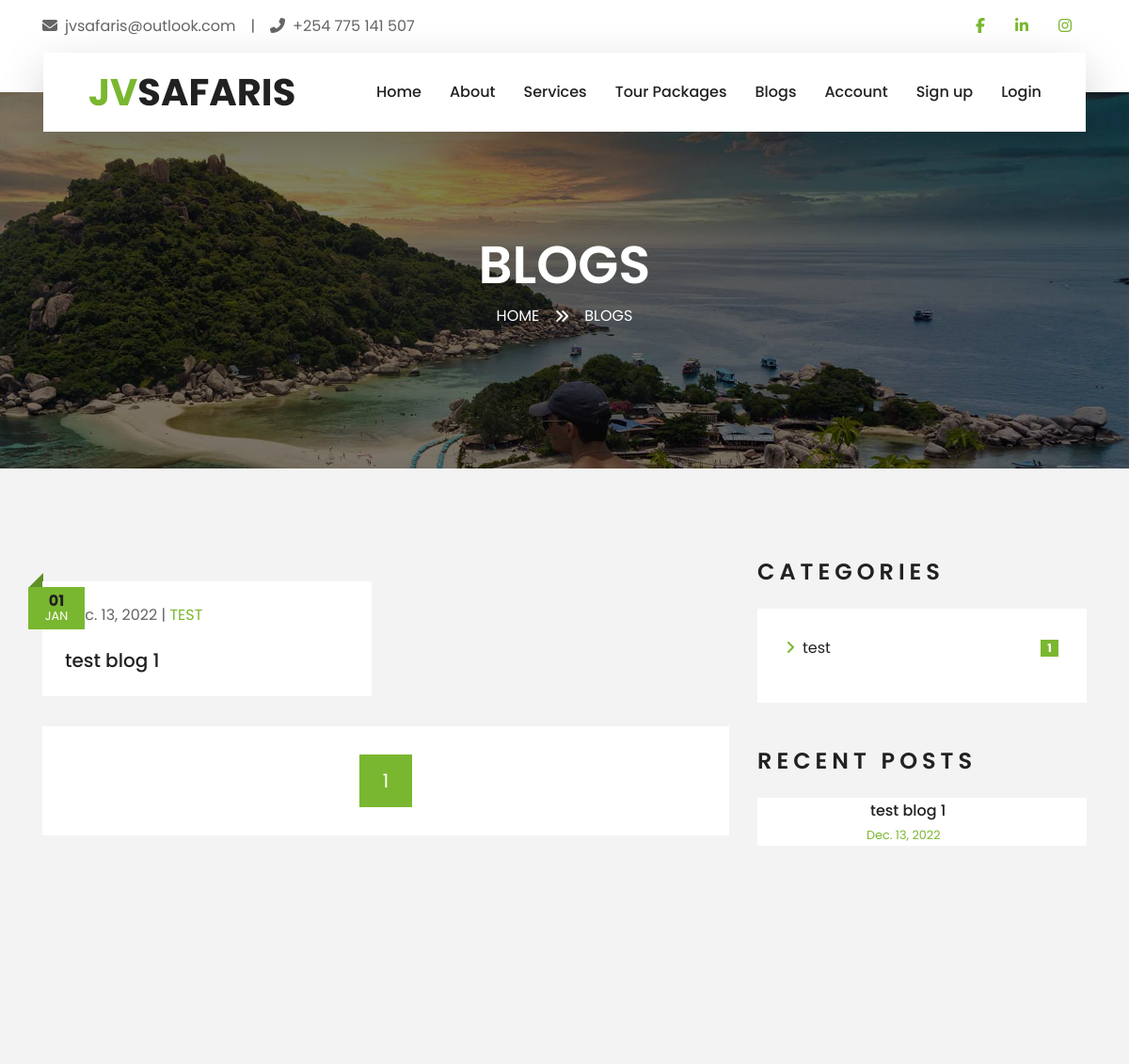
Page /blogs/?page=1 (upper part) on the earlier database version.
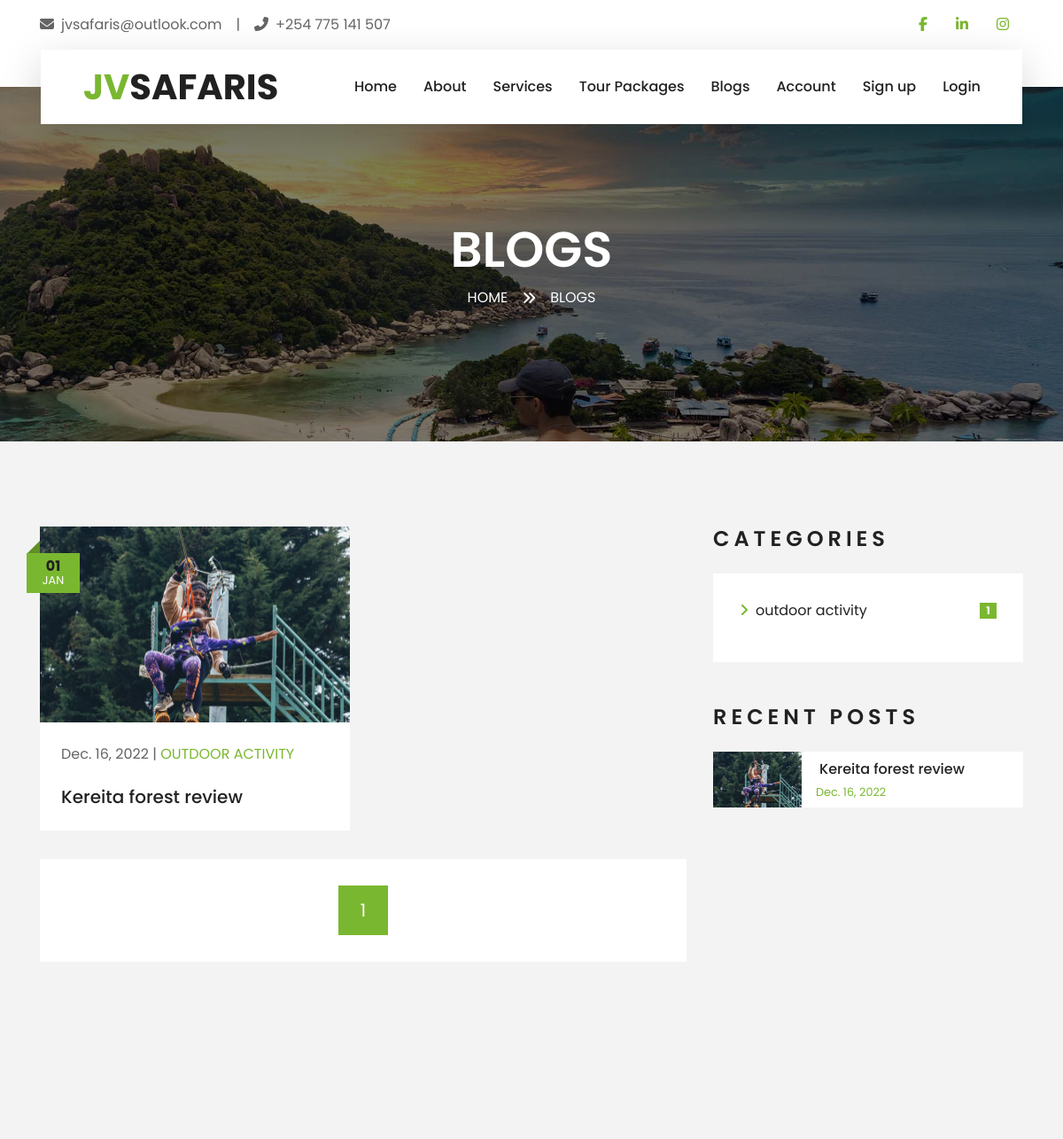
Same page on the later database version.
### blogs/models.py (models this page shows, shortened)
class Blog(models.Model):
    heading = models.CharField(max_length = 2000)
    image = models.FileField()
    category = models.ForeignKey(BlogCategory,on_delete = models.CASCADE)
    date = models.DateField(auto_now_add=True)
    author = models.ForeignKey(Author,on_delete=models.CASCADE,default=None,null=True)

class BlogCategory(models.Model):
    category = models.CharField(max_length = 499)
    description = models.CharField(max_length = 400)
    def __str__(self):
        return self.category

### blogs/views.py (the view)
# urls.py: path('',views.index,name = 'index'),
def index(request):
    page = request.GET.get('page')
    b = Paginator(Blog.objects.order_by('-id').all(),8)
    blogs = b.page(page)
    c = Paginator(BlogCategory.objects.order_by('id').all(),4)
    categories = c.page(1)
    recent = Paginator(Blog.objects.order_by('id').reverse(),4)
    recent_blogs = recent.page(1)
    testimonials = Testimonial.objects.all()
    return render(request,'blogs/blog-home.html',{
        'blogs':blogs,
        'categories':categories,
        'recent_blogs':recent_blogs,
        'testimonials':testimonials
        })

### blogs/templates/blogs/blog-home.html (shortened to what this page needs)
{%extends 'JVSafarisMain/base.html'%}
{%load static%}
{%block pagetitle%}
Blogs
{%endblock%}
{%block subtitle%}
Blogs
{%endblock%}
{%block body%}
  <div class="container-fluid py-5">
    <div class="container py-5">
        <div class="row">
            <div class="col-lg-8">
                <div class="row pb-3">
                    {%for blog in blogs%}
                    <div class="col-md-6 mb-4 pb-2">
                        <div class="blog-item">
                            <div class="position-relative">
                                <a href="{%url 'JVSBlogs:details' blog.id%}">
                                    <img class="img-fluid w-100" src="{{blog.image.url}}" alt="">
                                </a>
                                <div class="blog-date">
                                    <h6 class="font-weight-bold mb-n1">01</h6>
                                    <small class="text-white text-uppercase">Jan</small>
                                </div>
                            </div>
                            <div class="bg-white p-4">
                                <div class="d-flex mb-2">
                                    <p>{{blog.date | date}}</p>
                                    <p> | </p>
                                    <a class="text-primary text-uppercase text-decoration-none" href="">{{blog.category}}</a>
                                </div>
                                <a class="h5 m-0 text-decoration-none" href="{%url 'JVSBlogs:details' blog.id %}">{{blog.heading}}</a>
                            </div>
                        </div>
                    </div>
                    {%endfor%}
                    <div class="col-12">
                        <nav aria-label="Page navigation">
                            <ul class="pagination pagination-lg justify-content-center bg-white mb-0" style="padding: 30px;">
                              <li class="page-item active"><a class="page-link" href="#">{{blogs.number}}</a></li>
                            </ul>
                          </nav>
                    </div>
                </div>
            </div>
            <div class="col-lg-4 mt-5 mt-lg-0">
                  <div class="mb-5">
                    <h4 class="text-uppercase mb-4" style="letter-spacing: 5px;">Categories</h4>
                    <div class="bg-white" style="padding: 30px;">
                        <ul class="list-inline m-0">
                            {%for category in categories%}
                            <li class="mb-3 d-flex justify-content-between align-items-center">
                                <a class="text-dark" href="{%url 'JVSBlogs:category' category.id%}"><i class="fa fa-angle-right text-primary mr-2"></i>{{category.category}}</a>
                                <span class="badge badge-primary badge-pill">{{category.blog_set.count}}</span>
                            </li>
                            {%endfor%}
                        </ul>
                    </div>
                </div>
                <div class="mb-5">
                    <h4 class="text-uppercase mb-4" style="letter-spacing: 5px;">Recent Posts</h4>
                    {%for blog in recent_blogs%}
                    <a class="d-flex align-items-center text-decoration-none bg-white mb-3" href="{%url 'JVSBlogs:details' blog.id%}">
                        <img class="img-fluid" src="{{blog.image.url}}" alt="" style="width: 100px;">
                        <div class="pl-3">
                            <h6 class="m-1">{{blog.heading}}</h6>
                            <small>{{blog.date}}</small>
                        </div>
                    </a>
                    {%endfor%}
                </div>
            </div>
        </div>
    </div>
</div>
{%endblock%}

Differences in the rows shown:
removed Blog: date "Dec. 13, 2022", category "TEST", heading "test blog 1"
removed BlogCategory: category "test", blog_set.count "1"
added Blog: image (picture), date "Dec. 16, 2022", category "OUTDOOR ACTIVITY", heading "Kereita forest review"
added BlogCategory: category "outdoor activity", blog_set.count "1"
